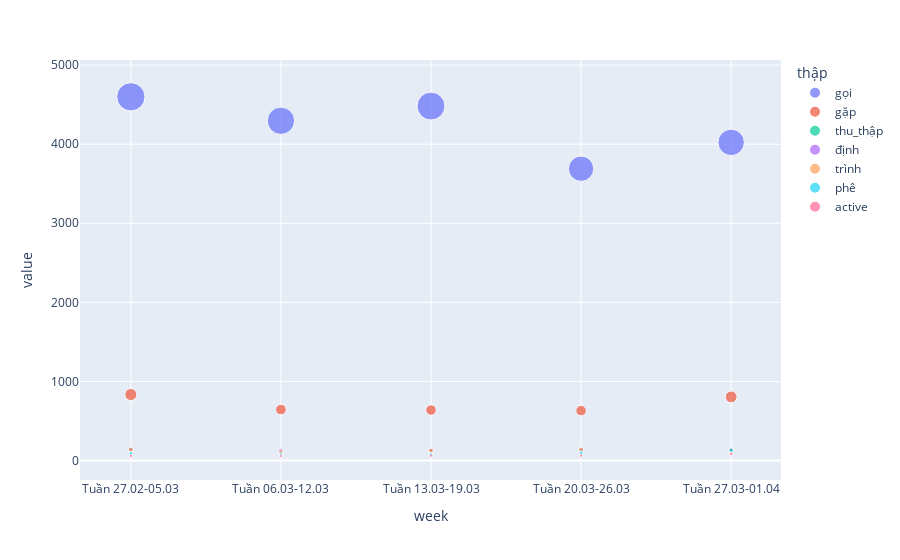

The cell this chart's notebook holds for it:
### Code cell
fix = px.scatter(df, x = 'week', y = 'value',size = 'value',  color = 'thập')
fix.show()

### Figure 1 — Plotly figure (JSON) as saved in the notebook; plotly's stock layout.template omitted (floating-point values rounded to 4 significant figures)
{"data": [{"hovertemplate": "thập=gọi<br>week=%{x}<br>value=%{marker.size}<extra></extra>", "legendgroup": "gọi", "marker": {"color": "#636efa", "size": [4599, 4296, 4482, 3690, 4023], "sizemode": "area", "sizeref": 11.5, "symbol": "circle"}, "mode": "markers", "name": "gọi", "orientation": "v", "showlegend": true, "type": "scatter", "x": ["Tuần 27.02-05.03", "Tuần 06.03-12.03", "Tuần 13.03-19.03", "Tuần 20.03-26.03", "Tuần 27.03-01.04"], "xaxis": "x", "y": [4599, 4296, 4482, 3690, 4023], "yaxis": "y"}, {"hovertemplate": "thập=gặp<br>week=%{x}<br>value=%{marker.size}<extra></extra>", "legendgroup": "gặp", "marker": {"color": "#EF553B", "size": [835, 645, 639, 632, 805], "sizemode": "area", "sizeref": 11.5, "symbol": "circle"}, "mode": "markers", "name": "gặp", "orientation": "v", "showlegend": true, "type": "scatter", "x": ["Tuần 27.02-05.03", "Tuần 06.03-12.03", "Tuần 13.03-19.03", "Tuần 20.03-26.03", "Tuần 27.03-01.04"], "xaxis": "x", "y": [835, 645, 639, 632, 805], "yaxis": "y"}, {"hovertemplate": "thập=thu_thập<br>week=%{x}<br>value=%{marker.size}<extra></extra>", "legendgroup": "thu_thập", "marker": {"color": "#00cc96", "size": [137, 101, 128, 130, 123], "sizemode": "area", "sizeref": 11.5, "symbol": "circle"}, "mode": "markers", "name": "thu_thập", "orientation": "v", "showlegend": true, "type": "scatter", "x": ["Tuần 27.02-05.03", "Tuần 06.03-12.03", "Tuần 13.03-19.03", "Tuần 20.03-26.03", "Tuần 27.03-01.04"], "xaxis": "x", "y": [137, 101, 128, 130, 123], "yaxis": "y"}, {"hovertemplate": "thập=định<br>week=%{x}<br>value=%{marker.size}<extra></extra>", "legendgroup": "định", "marker": {"color": "#ab63fa", "size": [140, 129, 130, 138, 139], "sizemode": "area", "sizeref": 11.5, "symbol": "circle"}, "mode": "markers", "name": "định", "orientation": "v", "showlegend": true, "type": "scatter", "x": ["Tuần 27.02-05.03", "Tuần 06.03-12.03", "Tuần 13.03-19.03", "Tuần 20.03-26.03", "Tuần 27.03-01.04"], "xaxis": "x", "y": [140, 129, 130, 138, 139], "yaxis": "y"}, {"hovertemplate": "thập=trình<br>week=%{x}<br>value=%{marker.size}<extra></extra>", "legendgroup": "trình", "marker": {"color": "#FFA15A", "size": [140, 111, 125, 139, 134], "sizemode": "area", "sizeref": 11.5, "symbol": "circle"}, "mode": "markers", "name": "trình", "orientation": "v", "showlegend": true, "type": "scatter", "x": ["Tuần 27.02-05.03", "Tuần 06.03-12.03", "Tuần 13.03-19.03", "Tuần 20.03-26.03", "Tuần 27.03-01.04"], "xaxis": "x", "y": [140, 111, 125, 139, 134], "yaxis": "y"}, {"hovertemplate": "thập=phê<br>week=%{x}<br>value=%{marker.size}<extra></extra>", "legendgroup": "phê", "marker": {"color": "#19d3f3", "size": [90, 77, 81, 96, 130], "sizemode": "area", "sizeref": 11.5, "symbol": "circle"}, "mode": "markers", "name": "phê", "orientation": "v", "showlegend": true, "type": "scatter", "x": ["Tuần 27.02-05.03", "Tuần 06.03-12.03", "Tuần 13.03-19.03", "Tuần 20.03-26.03", "Tuần 27.03-01.04"], "xaxis": "x", "y": [90, 77, 81, 96, 130], "yaxis": "y"}, {"hovertemplate": "thập=active<br>week=%{x}<br>value=%{marker.size}<extra></extra>", "legendgroup": "active", "marker": {"color": "#FF6692", "size": [59, 58, 62, 62, 84], "sizemode": "area", "sizeref": 11.5, "symbol": "circle"}, "mode": "markers", "name": "active", "orientation": "v", "showlegend": true, "type": "scatter", "x": ["Tuần 27.02-05.03", "Tuần 06.03-12.03", "Tuần 13.03-19.03", "Tuần 20.03-26.03", "Tuần 27.03-01.04"], "xaxis": "x", "y": [59, 58, 62, 62, 84], "yaxis": "y"}], "layout": {"legend": {"itemsizing": "constant", "title": {"text": "thập"}, "tracegroupgap": 0}, "margin": {"t": 60}, "xaxis": {"anchor": "y", "domain": [0, 1], "title": {"text": "week"}}, "yaxis": {"anchor": "x", "domain": [0, 1], "title": {"text": "value"}}}}
